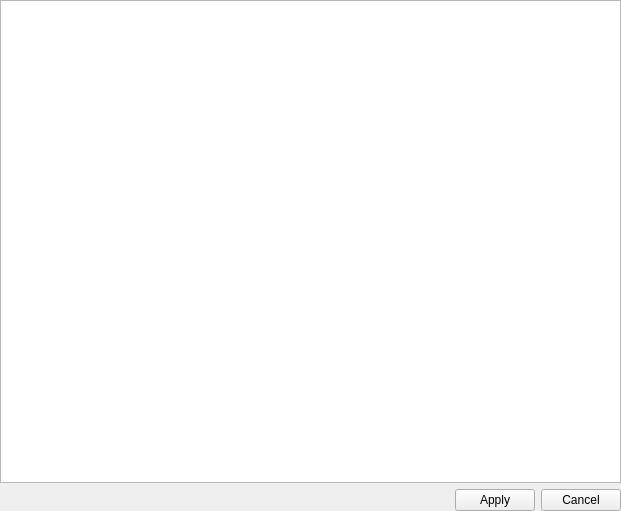
<?xml version="1.0" encoding="UTF-8"?>
<ui version="4.0">
 <class>Form</class>
 <widget class="QWidget" name="Form">
  <property name="geometry">
   <rect>
    <x>0</x>
    <y>0</y>
    <width>621</width>
    <height>511</height>
   </rect>
  </property>
  <property name="windowTitle">
   <string>Form</string>
  </property>
  <widget class="QWidget" name="verticalLayoutWidget">
   <property name="geometry">
    <rect>
     <x>0</x>
     <y>0</y>
     <width>621</width>
     <height>511</height>
    </rect>
   </property>
   <layout class="QVBoxLayout" name="verticalLayout">
    <item>
     <widget class="QTextEdit" name="textEdit"/>
    </item>
    <item>
     <layout class="QHBoxLayout" name="horizontalLayout">
      <property name="topMargin">
       <number>0</number>
      </property>
      <item>
       <spacer name="horizontalSpacer">
        <property name="orientation">
         <enum>Qt::Horizontal</enum>
        </property>
        <property name="sizeHint" stdset="0">
         <size>
          <width>40</width>
          <height>20</height>
         </size>
        </property>
       </spacer>
      </item>
      <item>
       <widget class="QPushButton" name="applyButton">
        <property name="text">
         <string>Apply</string>
        </property>
       </widget>
      </item>
      <item>
       <widget class="QPushButton" name="cancelButton">
        <property name="text">
         <string>Cancel</string>
        </property>
       </widget>
      </item>
     </layout>
    </item>
   </layout>
  </widget>
 </widget>
 <resources/>
 <connections/>
</ui>
